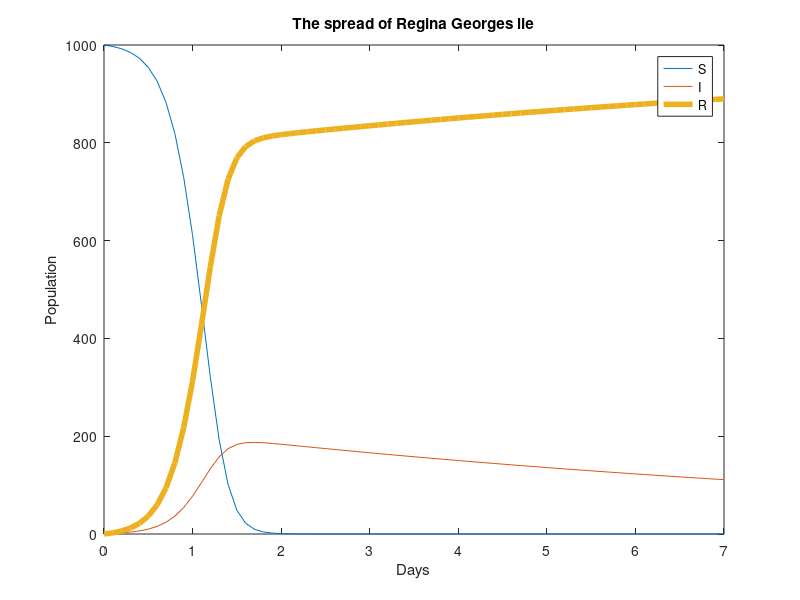
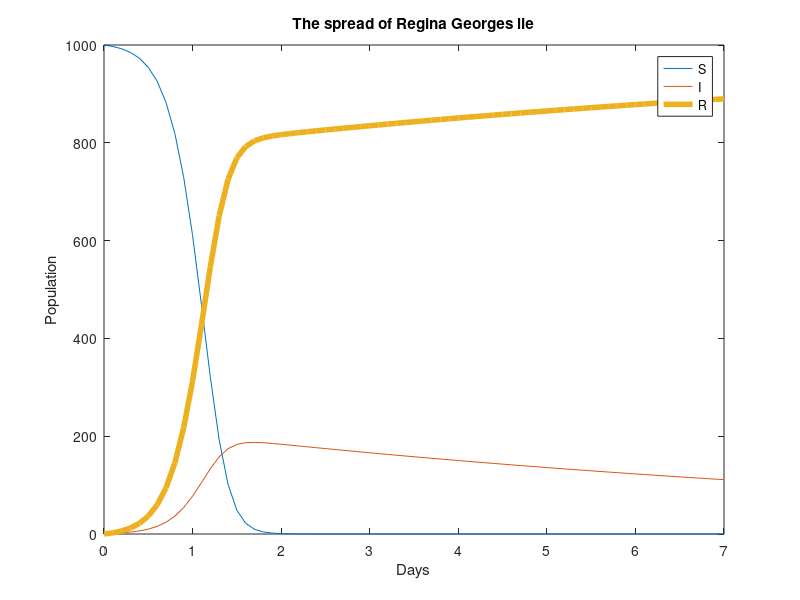
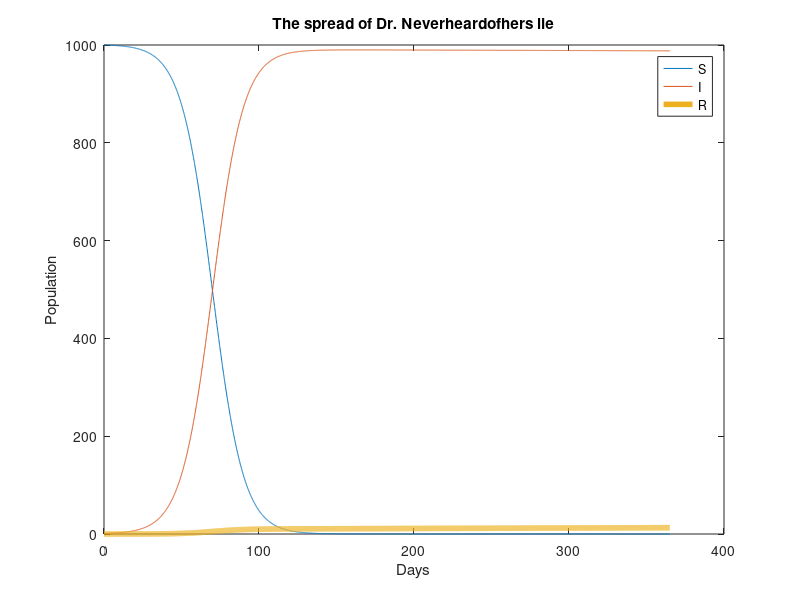
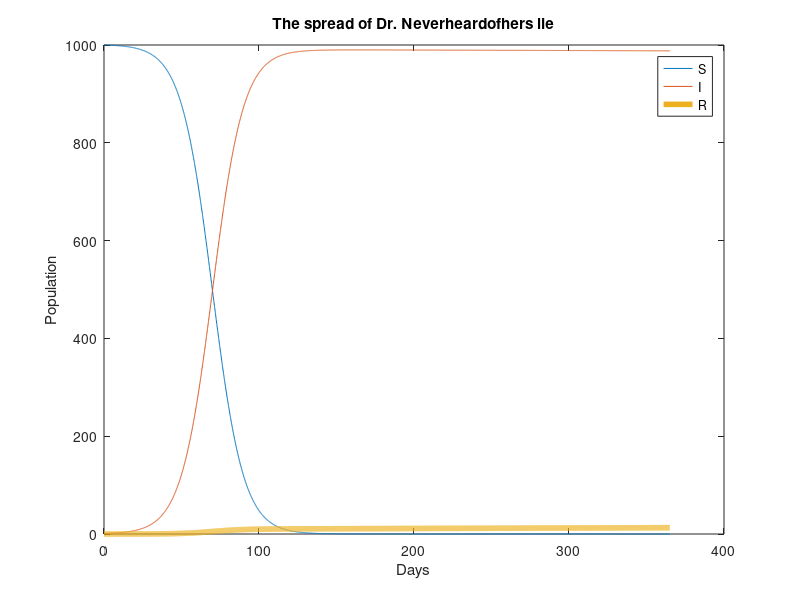

Recreate these plots in MATLAB, in order.
% Regina George's lie case
% given parameters
beta = 0.03;
gamma = 0.1;
p = 0.2;
alpha = 0;

dt = 0.1;             
D = 7.; % Days
N_t = floor(D/dt);  

t = linspace(0, N_t*dt, N_t+1);
S = zeros(N_t+1, 1);
I = zeros(N_t+1, 1);
R = zeros(N_t+1, 1);

% Initial condition
S(1) = 1000;
I(1) = 1;
R(1) = 0;

% Step equations forward in time
for n = 1:N_t
   S(n+1) = S(n) - dt*beta*S(n)*I(n); 
   I(n+1) = I(n) + dt*p*beta*S(n)*I(n) - dt*gamma*I(n) + dt*alpha*R(n);
   R(n+1) = R(n) + dt*gamma*I(n) - dt*alpha*R(n) + dt*(1-p)*beta*S(n)*I(n);
end

plot(t, S, t, I, t, R, 'LineWidth',4);
title('The spread of Regina Georges lie');
legend('S', 'I', 'R');
xlabel('Days');
ylabel('Population');
print('tmp', '-dpdf');  print('tmp', '-dpng');

% --------------------------------------------------------------------------
  
% Dr. Neverheardofher's case
% given parameters
beta = 0.0001;
gamma = 0.00001;
p = 0.99;
alpha = 0.;

dt = 0.1;             
D = 365.; % Days
N_t = floor(D/dt);  

t = linspace(0, N_t*dt, N_t+1);
S = zeros(N_t+1, 1);
I = zeros(N_t+1, 1);
R = zeros(N_t+1, 1);

% Initial condition
S(1) = 1000;
I(1) = 1;
R(1) = 0;

% Step equations forward in time
for n = 1:N_t
   S(n+1) = S(n) - dt*beta*S(n)*I(n); 
   I(n+1) = I(n) + dt*p*beta*S(n)*I(n) - dt*gamma*I(n) + dt*alpha*R(n);
   R(n+1) = R(n) + dt*gamma*I(n) - dt*alpha*R(n) + dt*(1-p)*beta*S(n)*I(n);
end

plot(t, S, t, I, t, R, 'LineWidth',4);
title('The spread of Dr. Neverheardofhers lie');
legend('S', 'I', 'R');
xlabel('Days');
ylabel('Population');
print('tmp', '-dpdf');  print('tmp', '-dpng');

% --------------------------------------------------------------------------

% The Conwoman's lie case
% given parameters
beta = 0.003;
gamma = 0.001;
p = 0.7;
alpha = 0.009;

dt = 0.1;             
D = 31.; % Days
N_t = floor(D/dt);  

t = linspace(0, N_t*dt, N_t+1);
S = zeros(N_t+1, 1);
I = zeros(N_t+1, 1);
R = zeros(N_t+1, 1);

% Initial condition
S(1) = 1000;
I(1) = 1;
R(1) = 0;

% Step equations forward in time
for n = 1:N_t
   S(n+1) = S(n) - dt*beta*S(n)*I(n); 
   I(n+1) = I(n) + dt*p*beta*S(n)*I(n) - dt*gamma*I(n) + dt*alpha*R(n);
   R(n+1) = R(n) + dt*gamma*I(n) - dt*alpha*R(n) + dt*(1-p)*beta*S(n)*I(n);
end

plot(t, S, t, I, t, R, 'LineWidth',4);
title('The spread of the Conwomans lie');
legend('S', 'I', 'R');
xlabel('Days');
ylabel('Population');
print('tmp', '-dpdf');  print('tmp', '-dpng');
